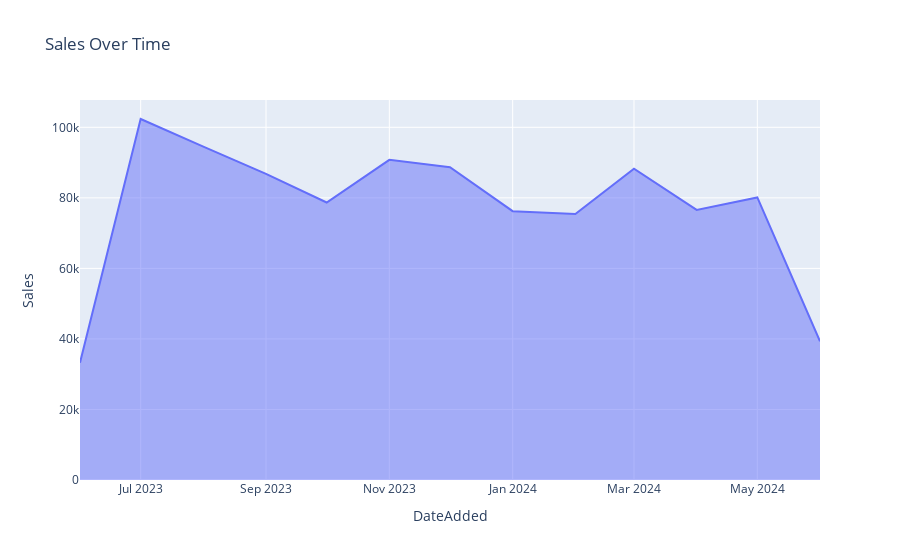

The notebook cell saved with this chart:
### Code cell
import plotly.express as px
sales_per_month['DateAdded'] = sales_per_month['DateAdded'].dt.to_timestamp()
fig = px.area(sales_per_month, x='DateAdded', y='Sales', title='Sales Over Time')
fig.show()

### Figure 1 — Plotly figure (JSON) as saved in the notebook; plotly's stock layout.template omitted (floating-point values rounded to 4 significant figures)
{"data": [{"fillpattern": {"shape": ""}, "hovertemplate": "DateAdded=%{x}<br>Sales=%{y}<extra></extra>", "legendgroup": "", "line": {"color": "#636efa"}, "marker": {"symbol": "circle"}, "mode": "lines", "name": "", "orientation": "v", "showlegend": false, "stackgroup": "1", "type": "scatter", "x": ["2023-06-01T00:00:00", "2023-07-01T00:00:00", "2023-08-01T00:00:00", "2023-09-01T00:00:00", "2023-10-01T00:00:00", "2023-11-01T00:00:00", "2023-12-01T00:00:00", "2024-01-01T00:00:00", "2024-02-01T00:00:00", "2024-03-01T00:00:00", "2024-04-01T00:00:00", "2024-05-01T00:00:00", "2024-06-01T00:00:00"], "xaxis": "x", "y": [33255, 102359, 94512, 86808, 78685, 90787, 88678, 76230, 75395, 88276, 76589, 80121, 39342], "yaxis": "y"}], "layout": {"autosize": true, "legend": {"tracegroupgap": 0}, "title": {"text": "Sales Over Time"}, "xaxis": {"anchor": "y", "autorange": true, "domain": [0, 1], "range": ["2023-06-01", "2024-06-01"], "title": {"text": "DateAdded"}, "type": "date"}, "yaxis": {"anchor": "x", "autorange": true, "domain": [0, 1], "range": [0, 107700.0], "title": {"text": "Sales"}, "type": "linear"}}}
